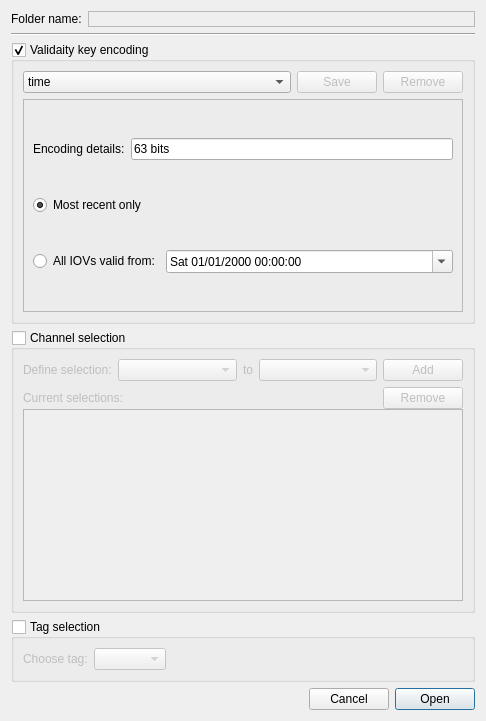
<?xml version="1.0" encoding="UTF-8"?>
<ui version="4.0">
 <class>FolderOpenDialog_BASE</class>
 <widget class="QDialog" name="FolderOpenDialog_BASE">
  <property name="windowModality">
   <enum>Qt::ApplicationModal</enum>
  </property>
  <property name="geometry">
   <rect>
    <x>0</x>
    <y>0</y>
    <width>486</width>
    <height>721</height>
   </rect>
  </property>
  <property name="sizePolicy">
   <sizepolicy hsizetype="Fixed" vsizetype="MinimumExpanding">
    <horstretch>0</horstretch>
    <verstretch>0</verstretch>
   </sizepolicy>
  </property>
  <property name="windowTitle">
   <string>Open COOL Folder</string>
  </property>
  <property name="modal">
   <bool>true</bool>
  </property>
  <layout class="QVBoxLayout" name="verticalLayout">
   <item>
    <layout class="QHBoxLayout">
     <item>
      <widget class="QLabel" name="label_5">
       <property name="text">
        <string>Folder name:</string>
       </property>
      </widget>
     </item>
     <item>
      <widget class="QLabel" name="label_FolderName">
       <property name="sizePolicy">
        <sizepolicy hsizetype="Preferred" vsizetype="Fixed">
         <horstretch>1</horstretch>
         <verstretch>0</verstretch>
        </sizepolicy>
       </property>
       <property name="contextMenuPolicy">
        <enum>Qt::NoContextMenu</enum>
       </property>
       <property name="frameShape">
        <enum>QFrame::StyledPanel</enum>
       </property>
       <property name="frameShadow">
        <enum>QFrame::Sunken</enum>
       </property>
       <property name="text">
        <string/>
       </property>
       <property name="textFormat">
        <enum>Qt::PlainText</enum>
       </property>
       <property name="margin">
        <number>2</number>
       </property>
      </widget>
     </item>
    </layout>
   </item>
   <item>
    <widget class="Line" name="line">
     <property name="orientation">
      <enum>Qt::Horizontal</enum>
     </property>
    </widget>
   </item>
   <item>
    <widget class="QGroupBox" name="groupBox_VKE">
     <property name="enabled">
      <bool>true</bool>
     </property>
     <property name="sizePolicy">
      <sizepolicy hsizetype="Preferred" vsizetype="MinimumExpanding">
       <horstretch>0</horstretch>
       <verstretch>0</verstretch>
      </sizepolicy>
     </property>
     <property name="title">
      <string>Validaity key encoding</string>
     </property>
     <property name="checkable">
      <bool>true</bool>
     </property>
     <property name="checked">
      <bool>true</bool>
     </property>
     <layout class="QGridLayout" name="gridLayout_2">
      <item row="0" column="0">
       <widget class="QComboBox" name="comboBox_PredefinedVKE">
        <property name="enabled">
         <bool>true</bool>
        </property>
        <property name="sizePolicy">
         <sizepolicy hsizetype="MinimumExpanding" vsizetype="Fixed">
          <horstretch>0</horstretch>
          <verstretch>0</verstretch>
         </sizepolicy>
        </property>
        <property name="editable">
         <bool>false</bool>
        </property>
        <property name="currentIndex">
         <number>0</number>
        </property>
        <property name="duplicatesEnabled">
         <bool>false</bool>
        </property>
        <item>
         <property name="text">
          <string notr="true">time</string>
         </property>
        </item>
        <item>
         <property name="text">
          <string notr="true">run-lumi</string>
         </property>
        </item>
        <item>
         <property name="text">
          <string notr="true">run-event</string>
         </property>
        </item>
       </widget>
      </item>
      <item row="0" column="2">
       <widget class="QPushButton" name="pushButton_RemoveVKE">
        <property name="enabled">
         <bool>false</bool>
        </property>
        <property name="text">
         <string>Remove</string>
        </property>
       </widget>
      </item>
      <item row="1" column="0" colspan="3">
       <widget class="QStackedWidget" name="stackedWidget_VKE">
        <property name="sizePolicy">
         <sizepolicy hsizetype="Preferred" vsizetype="MinimumExpanding">
          <horstretch>0</horstretch>
          <verstretch>0</verstretch>
         </sizepolicy>
        </property>
        <property name="frameShape">
         <enum>QFrame::StyledPanel</enum>
        </property>
        <property name="frameShadow">
         <enum>QFrame::Plain</enum>
        </property>
        <property name="currentIndex">
         <number>0</number>
        </property>
        <widget class="QWidget" name="page_TimeVKE">
         <layout class="QGridLayout" name="gridLayout">
          <item row="0" column="0">
           <widget class="QLabel" name="label_6">
            <property name="text">
             <string>Encoding details:</string>
            </property>
           </widget>
          </item>
          <item row="0" column="1" colspan="2">
           <widget class="QLineEdit" name="lineEdit_PredefinedBit">
            <property name="toolTip">
             <string>Ratio of bits used</string>
            </property>
            <property name="text">
             <string>63 bits</string>
            </property>
            <property name="readOnly">
             <bool>true</bool>
            </property>
           </widget>
          </item>
          <item row="1" column="0" colspan="2">
           <widget class="QRadioButton" name="radioButton_IOVrecent">
            <property name="text">
             <string>Most recent only</string>
            </property>
            <property name="checked">
             <bool>true</bool>
            </property>
           </widget>
          </item>
          <item row="2" column="0" colspan="2">
           <widget class="QRadioButton" name="radioButton_IOVsince">
            <property name="text">
             <string>All IOVs valid from:</string>
            </property>
           </widget>
          </item>
          <item row="2" column="2">
           <widget class="QDateTimeEdit" name="dateTimeEdit_Since">
            <property name="sizePolicy">
             <sizepolicy hsizetype="Expanding" vsizetype="Fixed">
              <horstretch>0</horstretch>
              <verstretch>0</verstretch>
             </sizepolicy>
            </property>
            <property name="toolTip">
             <string>UTC time IOVs are valid from.</string>
            </property>
            <property name="whatsThis">
             <string>UTC time</string>
            </property>
            <property name="alignment">
             <set>Qt::AlignLeading|Qt::AlignLeft|Qt::AlignVCenter</set>
            </property>
            <property name="maximumDate">
             <date>
              <year>2106</year>
              <month>2</month>
              <day>7</day>
             </date>
            </property>
            <property name="minimumDate">
             <date>
              <year>1969</year>
              <month>12</month>
              <day>28</day>
             </date>
            </property>
            <property name="displayFormat">
             <string>ddd dd/MM/yyyy HH:mm:ss</string>
            </property>
            <property name="calendarPopup">
             <bool>true</bool>
            </property>
            <property name="timeSpec">
             <enum>Qt::UTC</enum>
            </property>
           </widget>
          </item>
         </layout>
        </widget>
        <widget class="QWidget" name="page_GenericVKE">
         <layout class="QGridLayout" name="gridLayout_3">
          <item row="0" column="0">
           <widget class="QLineEdit" name="lineEdit_HighBits">
            <property name="enabled">
             <bool>true</bool>
            </property>
            <property name="toolTip">
             <string>Name of the higher n-bits</string>
            </property>
            <property name="inputMask">
             <string extracomment="Name of upper bits"/>
            </property>
            <property name="text">
             <string>CustomHigh</string>
            </property>
           </widget>
          </item>
          <item row="0" column="1">
           <widget class="QSpinBox" name="spinBox_HighBits">
            <property name="enabled">
             <bool>true</bool>
            </property>
            <property name="frame">
             <bool>true</bool>
            </property>
            <property name="readOnly">
             <bool>false</bool>
            </property>
            <property name="accelerated">
             <bool>true</bool>
            </property>
            <property name="suffix">
             <string> high bits</string>
            </property>
            <property name="minimum">
             <number>1</number>
            </property>
            <property name="maximum">
             <number>63</number>
            </property>
            <property name="value">
             <number>31</number>
            </property>
           </widget>
          </item>
          <item row="1" column="0">
           <widget class="QLineEdit" name="lineEdit_LowBits">
            <property name="enabled">
             <bool>true</bool>
            </property>
            <property name="toolTip">
             <string>Name of the lower n-bits</string>
            </property>
            <property name="text">
             <string>CustomLow</string>
            </property>
           </widget>
          </item>
          <item row="1" column="1">
           <widget class="QSpinBox" name="spinBox_LowBits">
            <property name="enabled">
             <bool>true</bool>
            </property>
            <property name="suffix">
             <string> low bits</string>
            </property>
            <property name="maximum">
             <number>63</number>
            </property>
            <property name="value">
             <number>32</number>
            </property>
           </widget>
          </item>
         </layout>
        </widget>
       </widget>
      </item>
      <item row="0" column="1">
       <widget class="QPushButton" name="pushButton_SaveVKE">
        <property name="enabled">
         <bool>false</bool>
        </property>
        <property name="text">
         <string>Save</string>
        </property>
       </widget>
      </item>
     </layout>
    </widget>
   </item>
   <item>
    <widget class="QGroupBox" name="groupBox_ChannelSelection">
     <property name="enabled">
      <bool>true</bool>
     </property>
     <property name="sizePolicy">
      <sizepolicy hsizetype="Preferred" vsizetype="MinimumExpanding">
       <horstretch>0</horstretch>
       <verstretch>0</verstretch>
      </sizepolicy>
     </property>
     <property name="toolTip">
      <string>Leave unchecked to load all channels.</string>
     </property>
     <property name="title">
      <string>Channel selection</string>
     </property>
     <property name="checkable">
      <bool>true</bool>
     </property>
     <property name="checked">
      <bool>false</bool>
     </property>
     <layout class="QVBoxLayout" name="verticalLayout_4">
      <item>
       <layout class="QHBoxLayout">
        <item>
         <widget class="QLabel" name="label_3">
          <property name="text">
           <string>Define selection:</string>
          </property>
         </widget>
        </item>
        <item>
         <widget class="QComboBox" name="comboBox_From">
          <property name="sizePolicy">
           <sizepolicy hsizetype="Preferred" vsizetype="Fixed">
            <horstretch>1</horstretch>
            <verstretch>0</verstretch>
           </sizepolicy>
          </property>
         </widget>
        </item>
        <item>
         <widget class="QLabel" name="label">
          <property name="sizePolicy">
           <sizepolicy hsizetype="Fixed" vsizetype="Preferred">
            <horstretch>0</horstretch>
            <verstretch>0</verstretch>
           </sizepolicy>
          </property>
          <property name="text">
           <string>to</string>
          </property>
          <property name="textFormat">
           <enum>Qt::PlainText</enum>
          </property>
         </widget>
        </item>
        <item>
         <widget class="QComboBox" name="comboBox_To">
          <property name="sizePolicy">
           <sizepolicy hsizetype="Preferred" vsizetype="Fixed">
            <horstretch>1</horstretch>
            <verstretch>0</verstretch>
           </sizepolicy>
          </property>
         </widget>
        </item>
        <item>
         <widget class="QPushButton" name="pushButton_AddChannelRange">
          <property name="text">
           <string>Add</string>
          </property>
         </widget>
        </item>
       </layout>
      </item>
      <item>
       <layout class="QVBoxLayout" name="verticalLayout_3">
        <property name="spacing">
         <number>0</number>
        </property>
        <item>
         <layout class="QHBoxLayout" name="horizontalLayout_2">
          <item>
           <widget class="QLabel" name="label_2">
            <property name="sizePolicy">
             <sizepolicy hsizetype="Preferred" vsizetype="Fixed">
              <horstretch>0</horstretch>
              <verstretch>0</verstretch>
             </sizepolicy>
            </property>
            <property name="text">
             <string>Current selections:</string>
            </property>
           </widget>
          </item>
          <item>
           <spacer name="horizontalSpacer">
            <property name="orientation">
             <enum>Qt::Horizontal</enum>
            </property>
            <property name="sizeHint" stdset="0">
             <size>
              <width>40</width>
              <height>20</height>
             </size>
            </property>
           </spacer>
          </item>
          <item>
           <widget class="QPushButton" name="pushButton_RemoveChannelRange">
            <property name="sizePolicy">
             <sizepolicy hsizetype="Fixed" vsizetype="Fixed">
              <horstretch>0</horstretch>
              <verstretch>0</verstretch>
             </sizepolicy>
            </property>
            <property name="text">
             <string>Remove</string>
            </property>
           </widget>
          </item>
         </layout>
        </item>
        <item>
         <widget class="QListWidget" name="listWidget_CurrentChannelSelection">
          <property name="sizePolicy">
           <sizepolicy hsizetype="Preferred" vsizetype="MinimumExpanding">
            <horstretch>0</horstretch>
            <verstretch>0</verstretch>
           </sizepolicy>
          </property>
          <property name="selectionMode">
           <enum>QAbstractItemView::ExtendedSelection</enum>
          </property>
          <property name="selectionBehavior">
           <enum>QAbstractItemView::SelectRows</enum>
          </property>
         </widget>
        </item>
       </layout>
      </item>
     </layout>
    </widget>
   </item>
   <item>
    <widget class="QGroupBox" name="groupBox_TagSelection">
     <property name="toolTip">
      <string>Leave unchecked to select the HEAD tag.</string>
     </property>
     <property name="title">
      <string>Tag selection</string>
     </property>
     <property name="checkable">
      <bool>true</bool>
     </property>
     <property name="checked">
      <bool>false</bool>
     </property>
     <layout class="QHBoxLayout">
      <item>
       <widget class="QLabel" name="label_4">
        <property name="sizePolicy">
         <sizepolicy hsizetype="Preferred" vsizetype="Fixed">
          <horstretch>0</horstretch>
          <verstretch>0</verstretch>
         </sizepolicy>
        </property>
        <property name="text">
         <string>Choose tag:</string>
        </property>
       </widget>
      </item>
      <item>
       <widget class="QComboBox" name="comboBox_Tags"/>
      </item>
      <item>
       <spacer>
        <property name="orientation">
         <enum>Qt::Horizontal</enum>
        </property>
        <property name="sizeHint" stdset="0">
         <size>
          <width>151</width>
          <height>20</height>
         </size>
        </property>
       </spacer>
      </item>
     </layout>
    </widget>
   </item>
   <item>
    <layout class="QHBoxLayout">
     <item>
      <spacer>
       <property name="orientation">
        <enum>Qt::Horizontal</enum>
       </property>
       <property name="sizeHint" stdset="0">
        <size>
         <width>40</width>
         <height>20</height>
        </size>
       </property>
      </spacer>
     </item>
     <item>
      <widget class="QPushButton" name="pushButton_Cancel">
       <property name="text">
        <string>Cancel</string>
       </property>
      </widget>
     </item>
     <item>
      <widget class="QPushButton" name="pushButton_Open">
       <property name="text">
        <string>Open</string>
       </property>
       <property name="default">
        <bool>true</bool>
       </property>
      </widget>
     </item>
    </layout>
   </item>
  </layout>
 </widget>
 <tabstops>
  <tabstop>comboBox_Tags</tabstop>
  <tabstop>comboBox_From</tabstop>
  <tabstop>comboBox_To</tabstop>
  <tabstop>pushButton_AddChannelRange</tabstop>
  <tabstop>pushButton_Open</tabstop>
  <tabstop>pushButton_Cancel</tabstop>
 </tabstops>
 <resources/>
 <connections>
  <connection>
   <sender>pushButton_Cancel</sender>
   <signal>clicked()</signal>
   <receiver>FolderOpenDialog_BASE</receiver>
   <slot>reject()</slot>
   <hints>
    <hint type="sourcelabel">
     <x>101</x>
     <y>684</y>
    </hint>
    <hint type="destinationlabel">
     <x>242</x>
     <y>356</y>
    </hint>
   </hints>
  </connection>
 </connections>
</ui>
